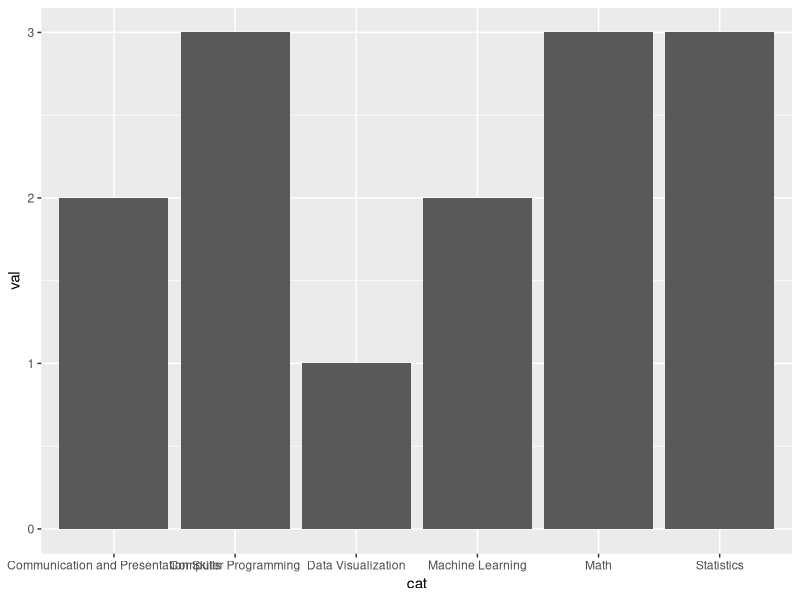

This figure's R source:
## ---- chunk 1
library(ggplot2)
## ---- chunk 2
cat <- c("Computer Programming" , "Communication and Presentation Skills" , "Math" , "Statistics" , "Machine Learning" , "Data Visualization")
val<- c(2,3,1,2,3,3)
david_julovich <-c(cat,val)
dj_profile <-data.frame(cat,val)
ggplot(dj_profile, aes(cat)) + geom_bar(aes(y=stat(val)))
